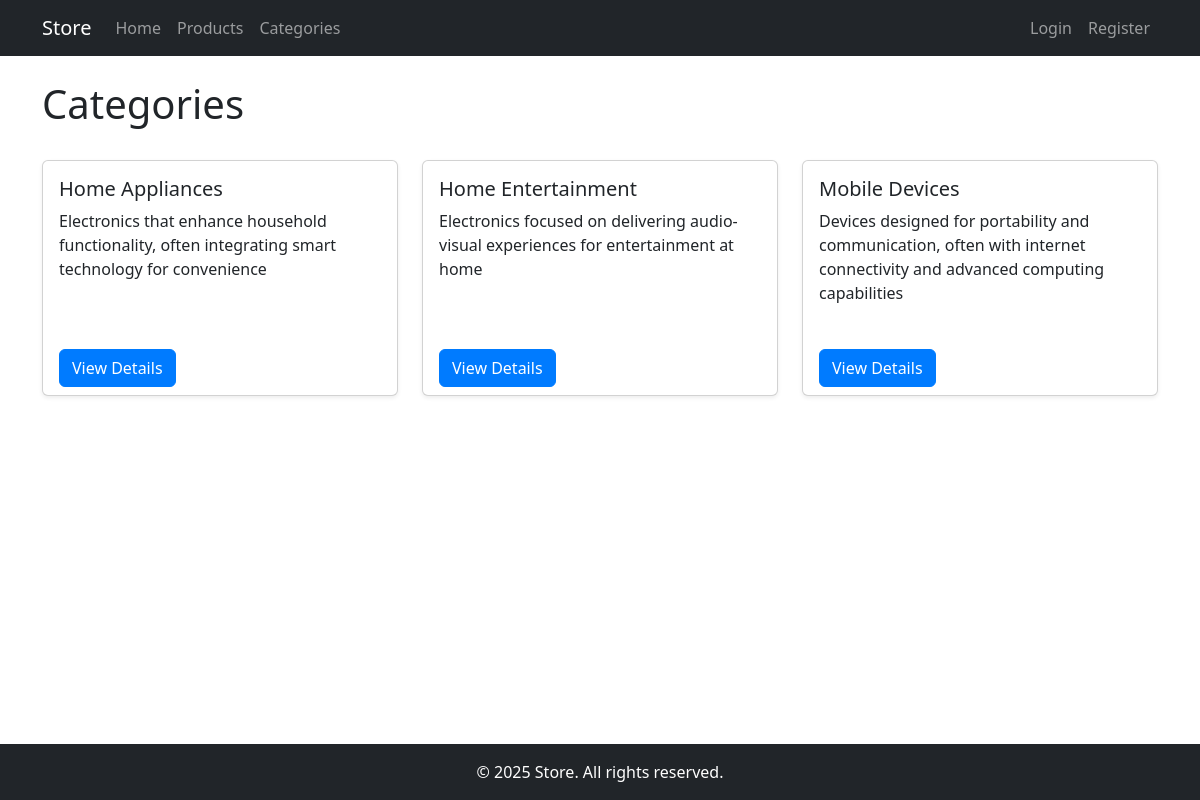
The page /categories/list/ on the database its author committed.
### category/models.py (models this page shows, shortened)
class Category(models.Model):
    name = models.CharField(max_length=100, unique=True)
    description = models.TextField(blank=True, null=True)
    created_at = models.DateTimeField(auto_now_add=True)
    updated_at = models.DateTimeField(auto_now=True)
    class Meta:
        verbose_name_plural = 'Categories'
        ordering = ['name']

### category/views.py (the view)
# urls.py: path('list/', views.category_list, name='category_list'),
def category_list(request):
    categories = Category.objects.all()
    return render(request, 'category/category_list.html', {'categories': categories})

### store/templates/category/category_list.html (shortened to what this page needs)
{% extends 'base.html' %}
{% block content %}
<div class="d-flex justify-content-between align-items-center mb-4">
    <h1>Categories</h1>
</div>
<div class="row">
    {% for category in categories %}
    <div class="col-md-4 mb-4">
        <div class="card h-100 shadow-sm">
            <div class="card-body">
                <h5 class="card-title">{{ category.name }}</h5>
                <p class="card-text">{{ category.description|truncatewords:20 }}</p>
            </div>
            <div class="card-footer bg-transparent border-top-0">
                <a href="{% url 'category:category_detail' category.id %}" class="btn btn-primary">View Details</a>
            </div>
        </div>
    </div>
    {% empty %}
    <div class="col-12">
        <div class="alert alert-info">
            No categories found. {% if user.is_authenticated %}<a href="{% url 'category:category_create' %}">Add one</a>{% endif %}
        </div>
    </div>
    {% endfor %}
</div>
{% endblock %}

### store/static/css/style.css (style rules this page uses)
body { min-height: 100vh; display: flex; flex-direction: column; }
.card { transition: transform 0.3s; margin-bottom: 20px; }
.btn-primary { background-color: #007bff; border-color: #007bff; }

### rows shown on the page
Category: name "Home Appliances", description "Electronics that enhance household functionality, often integrating smart technology for convenience"
Category: name "Home Entertainment", description "Electronics focused on delivering audio-visual experiences for entertainment at home"
Category: name "Mobile Devices", description "Devices designed for portability and communication, often with internet connectivity and advanced computing capabilities"
